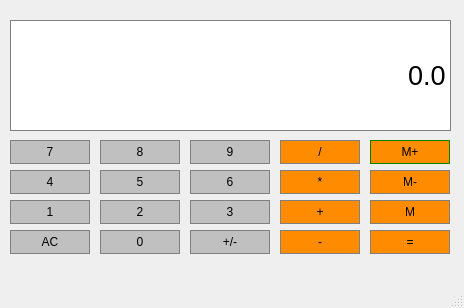
<?xml version="1.0" encoding="UTF-8"?>
<ui version="4.0">
 <class>Calculator</class>
 <widget class="QMainWindow" name="Calculator">
  <property name="geometry">
   <rect>
    <x>0</x>
    <y>0</y>
    <width>464</width>
    <height>308</height>
   </rect>
  </property>
  <property name="windowTitle">
   <string>Calculator</string>
  </property>
  <widget class="QWidget" name="centralwidget">
   <widget class="QPushButton" name="Button5">
    <property name="geometry">
     <rect>
      <x>100</x>
      <y>170</y>
      <width>80</width>
      <height>24</height>
     </rect>
    </property>
    <property name="sizePolicy">
     <sizepolicy hsizetype="Preferred" vsizetype="Preferred">
      <horstretch>0</horstretch>
      <verstretch>0</verstretch>
     </sizepolicy>
    </property>
    <property name="styleSheet">
     <string notr="true">QPushButton{
background-color: #C0C0C0;
border: 1px solid gray;
padding: 5px;
}

QPushButton:pressed {
background-color: #A9A9A9;
border: 1px solid gray;
padding: 5px;
}</string>
    </property>
    <property name="text">
     <string>5</string>
    </property>
   </widget>
   <widget class="QPushButton" name="Button0">
    <property name="geometry">
     <rect>
      <x>100</x>
      <y>230</y>
      <width>80</width>
      <height>24</height>
     </rect>
    </property>
    <property name="sizePolicy">
     <sizepolicy hsizetype="Preferred" vsizetype="Preferred">
      <horstretch>0</horstretch>
      <verstretch>0</verstretch>
     </sizepolicy>
    </property>
    <property name="styleSheet">
     <string notr="true">QPushButton{
background-color: #C0C0C0;
border: 1px solid gray;
padding: 5px;
}

QPushButton:pressed {
background-color: #A9A9A9;
border: 1px solid gray;
padding: 5px;
}</string>
    </property>
    <property name="text">
     <string>0</string>
    </property>
   </widget>
   <widget class="QPushButton" name="Button7">
    <property name="geometry">
     <rect>
      <x>10</x>
      <y>140</y>
      <width>80</width>
      <height>24</height>
     </rect>
    </property>
    <property name="sizePolicy">
     <sizepolicy hsizetype="Preferred" vsizetype="Preferred">
      <horstretch>0</horstretch>
      <verstretch>0</verstretch>
     </sizepolicy>
    </property>
    <property name="styleSheet">
     <string notr="true">QPushButton{
background-color: #C0C0C0;
border: 1px solid gray;
padding: 5px;
}

QPushButton:pressed {
background-color: #A9A9A9;
border: 1px solid gray;
padding: 5px;
}</string>
    </property>
    <property name="text">
     <string>7</string>
    </property>
   </widget>
   <widget class="QPushButton" name="Add">
    <property name="geometry">
     <rect>
      <x>280</x>
      <y>200</y>
      <width>80</width>
      <height>24</height>
     </rect>
    </property>
    <property name="sizePolicy">
     <sizepolicy hsizetype="Preferred" vsizetype="Preferred">
      <horstretch>0</horstretch>
      <verstretch>0</verstretch>
     </sizepolicy>
    </property>
    <property name="styleSheet">
     <string notr="true">QPushButton{
background-color: #FF8C00;
border: 1px solid gray;
padding: 5px;
}

QPushButton:pressed {
background-color: #A9A9A9;
border: 1px solid gray;
padding: 5px;
}</string>
    </property>
    <property name="text">
     <string>+</string>
    </property>
   </widget>
   <widget class="QPushButton" name="Button9">
    <property name="geometry">
     <rect>
      <x>190</x>
      <y>140</y>
      <width>80</width>
      <height>24</height>
     </rect>
    </property>
    <property name="sizePolicy">
     <sizepolicy hsizetype="Preferred" vsizetype="Preferred">
      <horstretch>0</horstretch>
      <verstretch>0</verstretch>
     </sizepolicy>
    </property>
    <property name="styleSheet">
     <string notr="true">QPushButton{
background-color: #C0C0C0;
border: 1px solid gray;
padding: 5px;
}

QPushButton:pressed {
background-color: #A9A9A9;
border: 1px solid gray;
padding: 5px;
}</string>
    </property>
    <property name="text">
     <string>9</string>
    </property>
   </widget>
   <widget class="QPushButton" name="Button8">
    <property name="geometry">
     <rect>
      <x>100</x>
      <y>140</y>
      <width>80</width>
      <height>24</height>
     </rect>
    </property>
    <property name="sizePolicy">
     <sizepolicy hsizetype="Preferred" vsizetype="Preferred">
      <horstretch>0</horstretch>
      <verstretch>0</verstretch>
     </sizepolicy>
    </property>
    <property name="styleSheet">
     <string notr="true">QPushButton{
background-color: #C0C0C0;
border: 1px solid gray;
padding: 5px;
}

QPushButton:pressed {
background-color: #A9A9A9;
border: 1px solid gray;
padding: 5px;
}</string>
    </property>
    <property name="text">
     <string>8</string>
    </property>
   </widget>
   <widget class="QPushButton" name="Button3">
    <property name="geometry">
     <rect>
      <x>190</x>
      <y>200</y>
      <width>80</width>
      <height>24</height>
     </rect>
    </property>
    <property name="sizePolicy">
     <sizepolicy hsizetype="Preferred" vsizetype="Preferred">
      <horstretch>0</horstretch>
      <verstretch>0</verstretch>
     </sizepolicy>
    </property>
    <property name="styleSheet">
     <string notr="true">QPushButton{
background-color: #C0C0C0;
border: 1px solid gray;
padding: 5px;
}

QPushButton:pressed {
background-color: #A9A9A9;
border: 1px solid gray;
padding: 5px;
}</string>
    </property>
    <property name="text">
     <string>3</string>
    </property>
   </widget>
   <widget class="QPushButton" name="Button1">
    <property name="geometry">
     <rect>
      <x>10</x>
      <y>200</y>
      <width>80</width>
      <height>24</height>
     </rect>
    </property>
    <property name="sizePolicy">
     <sizepolicy hsizetype="Preferred" vsizetype="Preferred">
      <horstretch>0</horstretch>
      <verstretch>0</verstretch>
     </sizepolicy>
    </property>
    <property name="styleSheet">
     <string notr="true">QPushButton{
background-color: #C0C0C0;
border: 1px solid gray;
padding: 5px;
}

QPushButton:pressed {
background-color: #A9A9A9;
border: 1px solid gray;
padding: 5px;
}</string>
    </property>
    <property name="text">
     <string>1</string>
    </property>
   </widget>
   <widget class="QPushButton" name="Button4">
    <property name="geometry">
     <rect>
      <x>10</x>
      <y>170</y>
      <width>80</width>
      <height>24</height>
     </rect>
    </property>
    <property name="sizePolicy">
     <sizepolicy hsizetype="Preferred" vsizetype="Preferred">
      <horstretch>0</horstretch>
      <verstretch>0</verstretch>
     </sizepolicy>
    </property>
    <property name="styleSheet">
     <string notr="true">QPushButton{
background-color: #C0C0C0;
border: 1px solid gray;
padding: 5px;
}

QPushButton:pressed {
background-color: #A9A9A9;
border: 1px solid gray;
padding: 5px;
}</string>
    </property>
    <property name="text">
     <string>4</string>
    </property>
   </widget>
   <widget class="QPushButton" name="Subtract">
    <property name="geometry">
     <rect>
      <x>280</x>
      <y>230</y>
      <width>80</width>
      <height>24</height>
     </rect>
    </property>
    <property name="sizePolicy">
     <sizepolicy hsizetype="Preferred" vsizetype="Preferred">
      <horstretch>0</horstretch>
      <verstretch>0</verstretch>
     </sizepolicy>
    </property>
    <property name="styleSheet">
     <string notr="true">QPushButton{
background-color: #FF8C00;
border: 1px solid gray;
padding: 5px;
}

QPushButton:pressed {
background-color: #A9A9A9;
border: 1px solid gray;
padding: 5px;
}</string>
    </property>
    <property name="text">
     <string>-</string>
    </property>
   </widget>
   <widget class="QPushButton" name="Divide">
    <property name="geometry">
     <rect>
      <x>280</x>
      <y>140</y>
      <width>80</width>
      <height>24</height>
     </rect>
    </property>
    <property name="sizePolicy">
     <sizepolicy hsizetype="Preferred" vsizetype="Preferred">
      <horstretch>0</horstretch>
      <verstretch>0</verstretch>
     </sizepolicy>
    </property>
    <property name="styleSheet">
     <string notr="true">QPushButton{
background-color: #FF8C00;
border: 1px solid gray;
padding: 5px;
}

QPushButton:pressed {
background-color: #A9A9A9;
border: 1px solid gray;
padding: 5px;
}</string>
    </property>
    <property name="text">
     <string>/</string>
    </property>
   </widget>
   <widget class="QPushButton" name="MemClear">
    <property name="geometry">
     <rect>
      <x>370</x>
      <y>170</y>
      <width>80</width>
      <height>24</height>
     </rect>
    </property>
    <property name="sizePolicy">
     <sizepolicy hsizetype="Preferred" vsizetype="Preferred">
      <horstretch>0</horstretch>
      <verstretch>0</verstretch>
     </sizepolicy>
    </property>
    <property name="styleSheet">
     <string notr="true">QPushButton{
background-color: #FF8C00;
border: 1px solid gray;
padding: 5px;
}

QPushButton:pressed {
background-color: #A9A9A9;
border: 1px solid gray;
padding: 5px;
}</string>
    </property>
    <property name="text">
     <string>M-</string>
    </property>
   </widget>
   <widget class="QPushButton" name="Clear">
    <property name="geometry">
     <rect>
      <x>10</x>
      <y>230</y>
      <width>80</width>
      <height>24</height>
     </rect>
    </property>
    <property name="sizePolicy">
     <sizepolicy hsizetype="Preferred" vsizetype="Preferred">
      <horstretch>0</horstretch>
      <verstretch>0</verstretch>
     </sizepolicy>
    </property>
    <property name="styleSheet">
     <string notr="true">QPushButton{
background-color: #C0C0C0;
border: 1px solid gray;
padding: 5px;
}

QPushButton:pressed {
background-color: #A9A9A9;
border: 1px solid gray;
padding: 5px;
}</string>
    </property>
    <property name="text">
     <string>AC</string>
    </property>
   </widget>
   <widget class="QPushButton" name="ChangeSign">
    <property name="geometry">
     <rect>
      <x>190</x>
      <y>230</y>
      <width>80</width>
      <height>24</height>
     </rect>
    </property>
    <property name="sizePolicy">
     <sizepolicy hsizetype="Preferred" vsizetype="Preferred">
      <horstretch>0</horstretch>
      <verstretch>0</verstretch>
     </sizepolicy>
    </property>
    <property name="styleSheet">
     <string notr="true">QPushButton{
background-color: #C0C0C0;
border: 1px solid gray;
padding: 5px;
}

QPushButton:pressed {
background-color: #A9A9A9;
border: 1px solid gray;
padding: 5px;
}</string>
    </property>
    <property name="text">
     <string>+/-</string>
    </property>
   </widget>
   <widget class="QPushButton" name="Multiply">
    <property name="geometry">
     <rect>
      <x>280</x>
      <y>170</y>
      <width>80</width>
      <height>24</height>
     </rect>
    </property>
    <property name="sizePolicy">
     <sizepolicy hsizetype="Preferred" vsizetype="Preferred">
      <horstretch>0</horstretch>
      <verstretch>0</verstretch>
     </sizepolicy>
    </property>
    <property name="styleSheet">
     <string notr="true">QPushButton{
background-color: #FF8C00;
border: 1px solid gray;
padding: 5px;
}

QPushButton:pressed {
background-color: #A9A9A9;
border: 1px solid gray;
padding: 5px;
}</string>
    </property>
    <property name="text">
     <string>*</string>
    </property>
   </widget>
   <widget class="QPushButton" name="MemGet">
    <property name="geometry">
     <rect>
      <x>370</x>
      <y>200</y>
      <width>80</width>
      <height>24</height>
     </rect>
    </property>
    <property name="sizePolicy">
     <sizepolicy hsizetype="Preferred" vsizetype="Preferred">
      <horstretch>0</horstretch>
      <verstretch>0</verstretch>
     </sizepolicy>
    </property>
    <property name="styleSheet">
     <string notr="true">QPushButton{
background-color: #FF8C00;
border: 1px solid gray;
padding: 5px;
}

QPushButton:pressed {
background-color: #A9A9A9;
border: 1px solid gray;
padding: 5px;
}</string>
    </property>
    <property name="text">
     <string>M</string>
    </property>
   </widget>
   <widget class="QPushButton" name="Button6">
    <property name="geometry">
     <rect>
      <x>190</x>
      <y>170</y>
      <width>80</width>
      <height>24</height>
     </rect>
    </property>
    <property name="sizePolicy">
     <sizepolicy hsizetype="Preferred" vsizetype="Preferred">
      <horstretch>0</horstretch>
      <verstretch>0</verstretch>
     </sizepolicy>
    </property>
    <property name="styleSheet">
     <string notr="true">QPushButton{
background-color: #C0C0C0;
border: 1px solid gray;
padding: 5px;
}

QPushButton:pressed {
background-color: #A9A9A9;
border: 1px solid gray;
padding: 5px;
}</string>
    </property>
    <property name="text">
     <string>6</string>
    </property>
   </widget>
   <widget class="QPushButton" name="MemAdd">
    <property name="geometry">
     <rect>
      <x>370</x>
      <y>140</y>
      <width>80</width>
      <height>24</height>
     </rect>
    </property>
    <property name="sizePolicy">
     <sizepolicy hsizetype="Preferred" vsizetype="Preferred">
      <horstretch>0</horstretch>
      <verstretch>0</verstretch>
     </sizepolicy>
    </property>
    <property name="styleSheet">
     <string notr="true">QPushButton{
background-color: #FE8C00;
border: 1px solid green;
padding: 5px;
}

QPushButton:pressed {
background-color: #A9A9A9;
border: 1px solid gray;
padding: 5px;
}</string>
    </property>
    <property name="text">
     <string>M+</string>
    </property>
   </widget>
   <widget class="QPushButton" name="Button2">
    <property name="geometry">
     <rect>
      <x>100</x>
      <y>200</y>
      <width>80</width>
      <height>24</height>
     </rect>
    </property>
    <property name="sizePolicy">
     <sizepolicy hsizetype="Preferred" vsizetype="Preferred">
      <horstretch>0</horstretch>
      <verstretch>0</verstretch>
     </sizepolicy>
    </property>
    <property name="styleSheet">
     <string notr="true">QPushButton{
background-color: #C0C0C0;
border: 1px solid gray;
padding: 5px;
}

QPushButton:pressed {
background-color: #A9A9A9;
border: 1px solid gray;
padding: 5px;
}</string>
    </property>
    <property name="text">
     <string>2</string>
    </property>
   </widget>
   <widget class="QPushButton" name="Equals">
    <property name="geometry">
     <rect>
      <x>370</x>
      <y>230</y>
      <width>80</width>
      <height>24</height>
     </rect>
    </property>
    <property name="sizePolicy">
     <sizepolicy hsizetype="Preferred" vsizetype="Preferred">
      <horstretch>0</horstretch>
      <verstretch>0</verstretch>
     </sizepolicy>
    </property>
    <property name="styleSheet">
     <string notr="true">QPushButton{
background-color: #FF8C00;
border: 1px solid gray;
padding: 5px;
}

QPushButton:pressed {
background-color: #A9A9A9;
border: 1px solid gray;
padding: 5px;
}</string>
    </property>
    <property name="text">
     <string>=</string>
    </property>
   </widget>
   <widget class="QLineEdit" name="Display">
    <property name="geometry">
     <rect>
      <x>10</x>
      <y>20</y>
      <width>441</width>
      <height>111</height>
     </rect>
    </property>
    <property name="font">
     <font>
      <pointsize>20</pointsize>
     </font>
    </property>
    <property name="styleSheet">
     <string notr="true">QLineEdit {
background-color: #gray;
border: 1px solid gray;
padding: #FFFFFF;
}</string>
    </property>
    <property name="text">
     <string>0.0</string>
    </property>
    <property name="alignment">
     <set>Qt::AlignRight|Qt::AlignTrailing|Qt::AlignVCenter</set>
    </property>
   </widget>
  </widget>
  <widget class="QMenuBar" name="menubar">
   <property name="geometry">
    <rect>
     <x>0</x>
     <y>0</y>
     <width>464</width>
     <height>21</height>
    </rect>
   </property>
  </widget>
  <widget class="QStatusBar" name="statusbar"/>
 </widget>
 <resources/>
 <connections/>
</ui>
